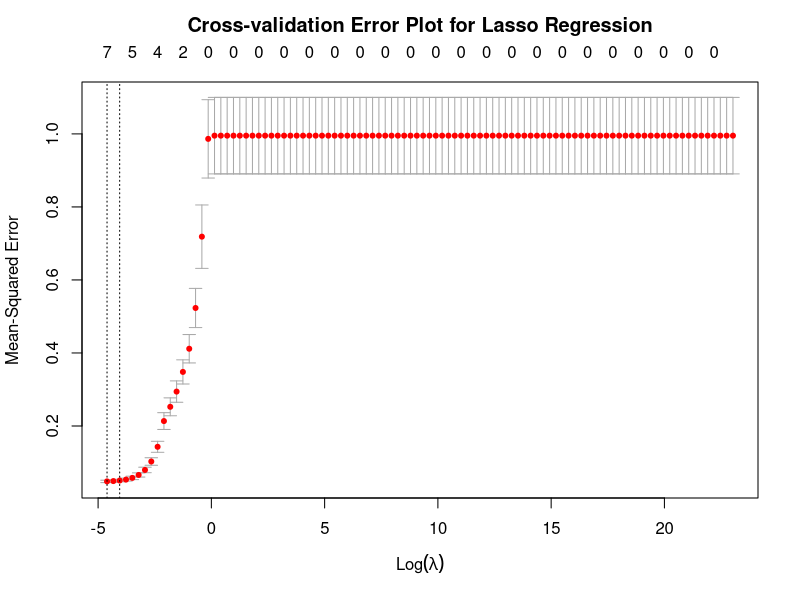

Write the R code that produced this figure.
# Load Libraries
library("pls")
library("glmnet")
set.seed(42)

# Read in Data Sets
train_set = read.csv(file='../../data/train-set.csv', row.names=1)
test_set = read.csv(file='../../data/test-set.csv', row.names=1)
full_set = read.csv(file = '../../data/scaled-credit.csv', row.names=1)

# Apply Lasso Regression Models
train_x = as.matrix(train_set[-12])
train_y = as.matrix(train_set[12])
grid = 10^seq(10, -2, length = 100)
lasso_model_list = cv.glmnet(train_x, train_y, lambda=grid, intercept=FALSE, standardize=FALSE, alpha=1)

# select the best model
min_grid = lasso_model_list$lambda.min
lasso_best_model = glmnet(train_x, train_y, lambda=min_grid, intercept=FALSE, standardize=FALSE, alpha=1)

# plot cross-validation errors
png("../../images/lasso-cross-validation-errors.png")
plot(lasso_model_list)
title("Cross-validation Error Plot for Lasso Regression",line=2.5)
dev.off()

# compute test MSE using best model
test_x = as.matrix(test_set[-12])
test_y = test_set[12]
predict_y = predict(object=lasso_best_model, newx=test_x)
lasso_mse = mean((predict_y-test_y)**2)

# refit on full dataset
full_x = as.matrix(full_set[-12])
full_y = as.matrix(full_set[12])
lasso_full_model = glmnet(full_x, full_y, lambda=min_grid, intercept=FALSE, standardize=FALSE, alpha=1)

# save list of models, test MSE and final coefficient estimates
save(lasso_model_list, min_grid, lasso_mse, lasso_full_model, file="../../data/lasso-data.RData")
